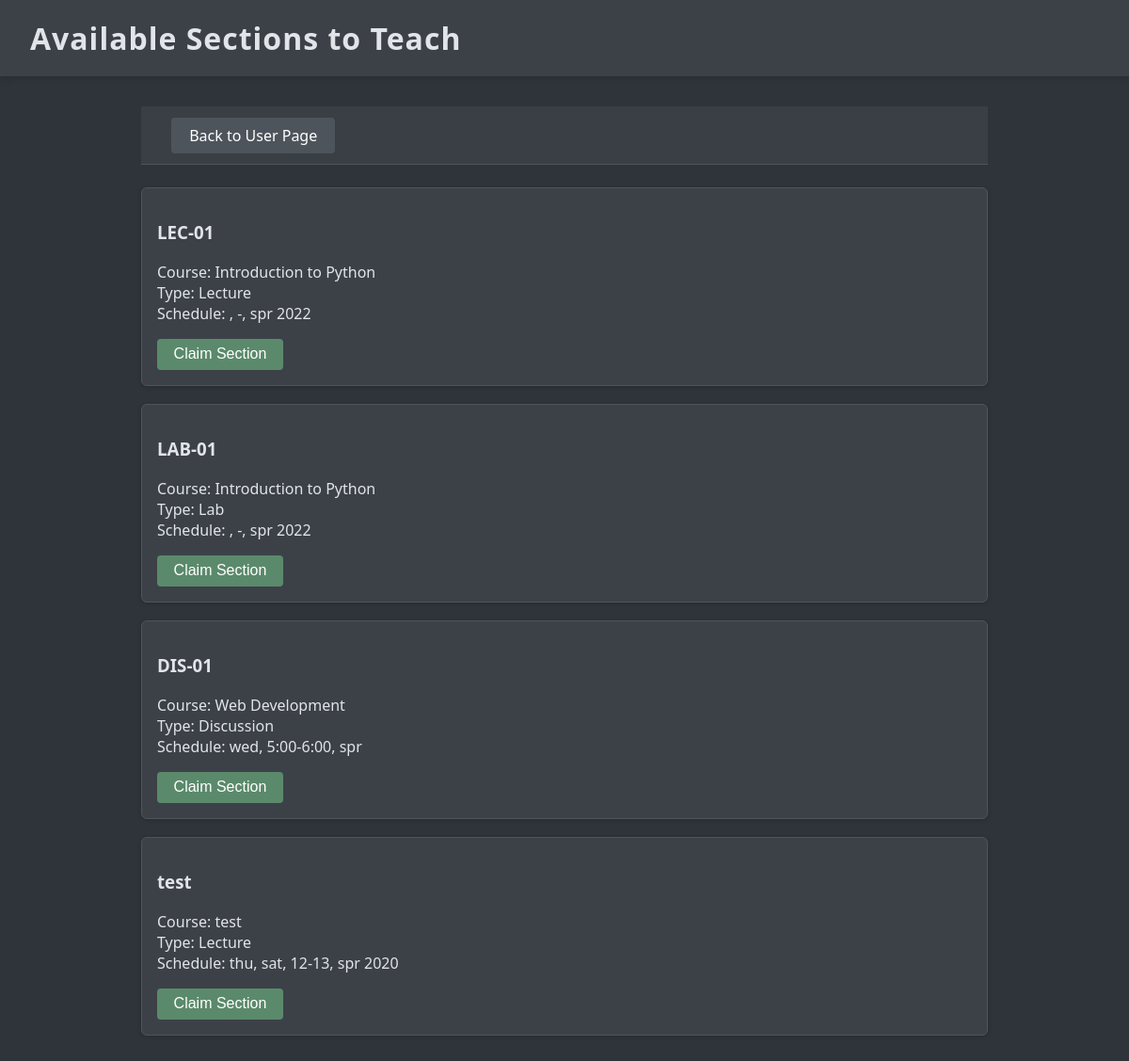
The app's page /sudo/2/claim-sections/ (signed in) with its own data.
### webapp/models/section.py (models this page shows, shortened)
class Section(models.Model):
    name = models.CharField(max_length=100)
    schedule = models.JSONField(default=dict)
    section_type = models.CharField(
        max_length=3,
        choices=SectionType,
        default=SectionType.LECTURE,
    )
    course = models.ForeignKey('Course', on_delete=models.CASCADE, related_name='sections')
    instructor = models.ForeignKey(
        settings.AUTH_USER_MODEL,
        on_delete=models.SET_NULL,
        null=True,
        blank=True,
        related_name='sections_taught'
    )
    main_section = models.ForeignKey(
        'self',
        null=True,
        blank=True,
        on_delete=models.CASCADE,
        related_name='sub_sections'
    )
    class Meta:
        unique_together = (
            ('course', 'name'),
            ('main_section', 'name'),
        )

### webapp/models/courses.py (models this page shows, shortened)
class Course(models.Model):
    name = models.CharField(default=None, max_length=50)
    description = models.TextField(blank=True)

### webapp/views/admin.py (the view)
# urls.py: path('sudo/<int:user_id>/claim-sections/', views.claim_section_list, name='claim_section_list'),
@in_groups(["Admin"])
def claim_section_list(request, user_id):
    target_user = get_object_or_404(User, id=user_id)
    user_schedules = target_user.get_schedules()
    available_sections = Section.objects.filter(instructor__isnull=True)
    def is_eligible(section):
        sch = section.schedule  # Assuming this is a dict/JSON
        if not sch or not sch.get('days') or not sch.get('start_time') or not sch.get('end_time'):
            return True
        for user_sch in user_schedules:
            if schedules_overlap(sch, user_sch):
                return False
        return True
    filtered_sections = [section for section in available_sections if is_eligible(section)]
    return render(request, 'admin_pages/claim_section_list.html', {
        'sections': filtered_sections,
        'target_user': target_user,
        'user_id': user_id,
    })

### webapp/models/users.py (called while the page is built)
    def get_sections(self):
        return self.sections_taught.all()

    def get_schedules(self):
        return [section.schedule for section in self.get_sections()]

### webapp/templatetags/site_tags.py (called while the page is built)
@register.filter
def format_schedule(schedule):
    return (
        f"{', '.join(schedule.get('days', []))}, "
        f"{schedule.get('start_time', 'N/A')}-{schedule.get('end_time', 'N/A')}, "
        f"{schedule.get('semester', '')} {schedule.get('year', '')}"
    )

### webapp/views/admin.py (called while the page is built)
def in_groups(group_names):
    def check(user):
        return user.groups.filter(name__in=group_names).exists()
    return user_passes_test(check)

def parse_time(t):
    if not t:
        return None
    if isinstance(t, time):
        return t
    return time.fromisoformat(t)

def schedules_overlap(sch1, sch2):
    if not sch1.get('days') or not sch1.get('start_time') or not sch1.get('end_time'):
        return False
    if not sch2.get('days') or not sch2.get('start_time') or not sch2.get('end_time'):
        return False
    days1 = set(sch1['days'])
    days2 = set(sch2['days'])
    if not days1.intersection(days2):
        return False
    start1 = parse_time(sch1['start_time'])
    end1 = parse_time(sch1['end_time'])
    start2 = parse_time(sch2['start_time'])
    end2 = parse_time(sch2['end_time'])
    return start1 < end2 and start2 < end1

### templates/admin_pages/claim_section_list.html (shortened to what this page needs)
{% extends "master_admin.html" %}
{% load static %}
{% load site_tags %}
{% block content %}
<header>
    <h1>Available Sections to Teach</h1>
</header>
<div class="container">
    <nav>
        <a href="{% url 'user_list' %}" class="btn btn-secondary">Back to User Page</a>
    </nav>
    {% for section in sections %}
        <div class="card section-card">
            <h3>{{ section.name }}</h3>
            <p>
                Course: {{ section.course.name }}<br>
                Type: {{ section.get_section_type_display }}<br>
                Schedule: {{ section.schedule|format_schedule|default:"Not scheduled" }}
            </p>
            <form action="{% url 'claim_section' user_id section.id %}" method="POST">
                <button type="submit" class="btn btn-claim">Claim Section</button>
            </form>
        </div>
    {% empty %}
        <p>No available sections to claim at this time.</p>
    {% endfor %}
</div>
{% endblock %}

### templates/static/css/base_dark.css (style rules this page uses)
body { font-family: 'Segoe UI', Arial, sans-serif; background: #2f343a; color: #e1e4e8; margin: 0; padding: 0; }
header { background: #3c4148; color: #e1e4e8; padding: 1.2rem 2rem; margin-bottom: 1rem; box-shadow: 0 2px 8px rgba(0,0,0,0.15); }
header h1 { margin: 0; font-size: 2rem; letter-spacing: 1px; }
nav { background: #3a3f46; padding: 0.7rem 2rem; margin-bottom: 1.5rem; display: flex; gap: 1rem; align-items: center; border-bottom: 1px solid #4e545c; }
nav a, nav .btn, nav button { text-decoration: none; color: #d1d5db; background: #4e545c; padding: 0.5rem 1.2rem; border-radius: 4px; transition: background 0.2s, color 0.2s; font-weight: 500; border: none; }
.container { max-width: 900px; margin: 0 auto; padding: 1rem; }
.card { background: #3c4148; border: 1px solid #4e545c; border-radius: 6px; padding: 1rem; margin-bottom: 1.2rem; box-shadow: 0 1px 4px rgba(0,0,0,0.18); }
.btn, button.btn { display: inline-block; background: #5a6b8a; color: #e1e4e8 !important; border: none; padding: 0.45rem 1.1rem; border-radius: 4px; cursor: pointer; text-decoration: none; font-size: 1rem; margin-right: 0.5rem; font-weight: 500; transition: background 0.2s; }
.btn-secondary, button.btn-secondary { background: #848b94; color: #fff !important; }
.btn-claim, button.btn-claim { background: #5a8a6b; color: #fff !important; }

### records on screen
Section: name "LEC-01", course.name "Introduction to Python", section_type "Lecture", schedule ", -, spr 2022"
Section: name "LAB-01", course.name "Introduction to Python", section_type "Lab", schedule ", -, spr 2022"
Section: name "DIS-01", course.name "Web Development", section_type "Discussion", schedule "wed, 5:00-6:00, spr"
Section: name "test", course.name "test", section_type "Lecture", schedule "thu, sat, 12-13, spr 2020"
